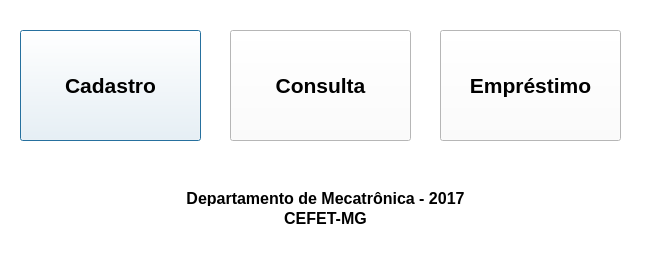
<?xml version="1.0" encoding="UTF-8"?>
<ui version="4.0">
 <class>MenuPrinc</class>
 <widget class="QDialog" name="MenuPrinc">
  <property name="geometry">
   <rect>
    <x>0</x>
    <y>0</y>
    <width>652</width>
    <height>257</height>
   </rect>
  </property>
  <property name="minimumSize">
   <size>
    <width>652</width>
    <height>257</height>
   </size>
  </property>
  <property name="maximumSize">
   <size>
    <width>652</width>
    <height>257</height>
   </size>
  </property>
  <property name="windowTitle">
   <string>CONTROLE DE PATRIMONIO</string>
  </property>
  <property name="styleSheet">
   <string notr="true">background-color: rgb(255, 255, 255);</string>
  </property>
  <widget class="QPushButton" name="pushButton">
   <property name="geometry">
    <rect>
     <x>20</x>
     <y>30</y>
     <width>181</width>
     <height>111</height>
    </rect>
   </property>
   <property name="font">
    <font>
     <pointsize>16</pointsize>
     <weight>75</weight>
     <bold>true</bold>
    </font>
   </property>
   <property name="styleSheet">
    <string notr="true">border-top-color: rgb(0, 0, 0);
border-left-color: rgb(0, 0, 0);</string>
   </property>
   <property name="text">
    <string>Cadastro</string>
   </property>
  </widget>
  <widget class="QPushButton" name="pushButton_2">
   <property name="geometry">
    <rect>
     <x>440</x>
     <y>30</y>
     <width>181</width>
     <height>111</height>
    </rect>
   </property>
   <property name="font">
    <font>
     <pointsize>16</pointsize>
     <weight>75</weight>
     <bold>true</bold>
    </font>
   </property>
   <property name="text">
    <string>Empréstimo</string>
   </property>
  </widget>
  <widget class="QPushButton" name="pushButton_3">
   <property name="geometry">
    <rect>
     <x>230</x>
     <y>30</y>
     <width>181</width>
     <height>111</height>
    </rect>
   </property>
   <property name="font">
    <font>
     <pointsize>16</pointsize>
     <weight>75</weight>
     <bold>true</bold>
    </font>
   </property>
   <property name="text">
    <string>Consulta</string>
   </property>
  </widget>
  <widget class="QLabel" name="label">
   <property name="geometry">
    <rect>
     <x>30</x>
     <y>210</y>
     <width>591</width>
     <height>16</height>
    </rect>
   </property>
   <property name="font">
    <font>
     <pointsize>12</pointsize>
     <weight>75</weight>
     <bold>true</bold>
    </font>
   </property>
   <property name="text">
    <string>CEFET-MG</string>
   </property>
   <property name="alignment">
    <set>Qt::AlignCenter</set>
   </property>
  </widget>
  <widget class="QLabel" name="label_2">
   <property name="geometry">
    <rect>
     <x>30</x>
     <y>190</y>
     <width>591</width>
     <height>16</height>
    </rect>
   </property>
   <property name="font">
    <font>
     <pointsize>12</pointsize>
     <weight>75</weight>
     <bold>true</bold>
    </font>
   </property>
   <property name="text">
    <string>Departamento de Mecatrônica - 2017</string>
   </property>
   <property name="alignment">
    <set>Qt::AlignCenter</set>
   </property>
  </widget>
 </widget>
 <resources/>
 <connections>
  <connection>
   <sender>pushButton</sender>
   <signal>clicked()</signal>
   <receiver>MenuPrinc</receiver>
   <slot>close()</slot>
   <hints>
    <hint type="sourcelabel">
     <x>104</x>
     <y>140</y>
    </hint>
    <hint type="destinationlabel">
     <x>90</x>
     <y>235</y>
    </hint>
   </hints>
  </connection>
  <connection>
   <sender>pushButton_2</sender>
   <signal>clicked()</signal>
   <receiver>MenuPrinc</receiver>
   <slot>close()</slot>
   <hints>
    <hint type="sourcelabel">
     <x>490</x>
     <y>100</y>
    </hint>
    <hint type="destinationlabel">
     <x>592</x>
     <y>11</y>
    </hint>
   </hints>
  </connection>
  <connection>
   <sender>pushButton_3</sender>
   <signal>clicked()</signal>
   <receiver>MenuPrinc</receiver>
   <slot>close()</slot>
   <hints>
    <hint type="sourcelabel">
     <x>321</x>
     <y>119</y>
    </hint>
    <hint type="destinationlabel">
     <x>338</x>
     <y>176</y>
    </hint>
   </hints>
  </connection>
 </connections>
</ui>
